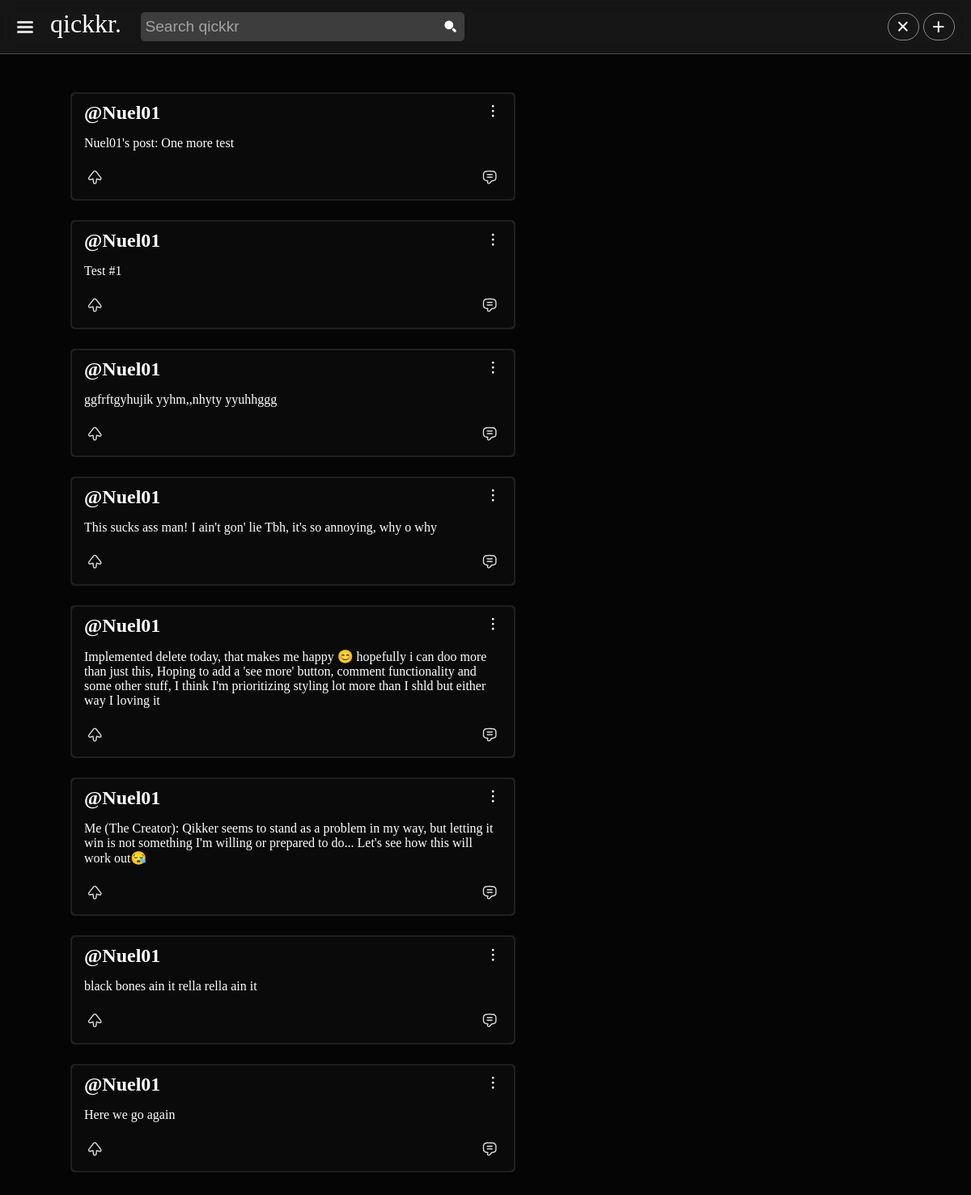
Screenshot of /home/myposts (signed in) with the database file from the repository.
### Polls/models.py (models this page shows, shortened)
class Post(models.Model):
  post_text = models.TextField(max_length=250)
  pub_date = models.DateTimeField(auto_now_add=True)
  user = models.ForeignKey(User, on_delete=models.CASCADE, null=True, blank=True, auto_created=True)
  upVotes = models.IntegerField(default=0)
  downVotes = models.IntegerField(default=0)

### Polls/views.py (the view)
# urls.py: path("home/myposts", MyPosts.as_view(), name="my-posts")
class MyPosts(LoginRequiredMixin, ListView):
    model = Post
    context_object_name = 'posts'
    template_name = 'Polls/myposts.html'
    def get_context_data(self, **kwargs):
        context = super().get_context_data(**kwargs)
        context['posts'] = context['posts'].order_by('-id')
        context['posts'] = context['posts'].filter(user=self.request.user)
        search_input = self.request.GET.get('search-area')
        if search_input:
            context['posts'] = context['posts'].filter(post_text__icontains=search_input)
            return context
        else:
            return context

### Polls/templates/Polls/myposts.html (shortened to what this page needs)
{% extends 'Polls/main.html' %}
{% block content %}
<div class="main alone">
    <div class="feed">
        {% if posts %}
        {% for post in posts %}
        <div class="card">
            <div class="card-main">
                <div class="card-top">
                    {% if post.user == request.user %}
                    <h2>@{{post.user}}</h2>
                    <div class="popup">
                        <svg width="1.4em" height="1.4em" viewBox="0 0 24 24" xmlns="http://www.w3.org/2000/svg"
                        class="w-6 h-6 pointer-events-none">
                            <path
                                d="M12 17a1.5 1.5 0 110 3 1.5 1.5 0 010-3zm0-6.5a1.5 1.5 0 110 3 1.5 1.5 0 010-3zM12 4a1.5 1.5 0 110 3 1.5 1.5 0 010-3z"
                                fill="currentcolor" fill-rule="evenodd"></path>
                        </svg>
                    </div>
                    {% else %}
                    <h2>@{{post.user}}</h2>
                    {% endif %}
                </div>
                <p class="description">
                    {{post.post_text}}
                </p>
                <div class="options">
                    <div class="button">
                            <span class="relative px-2"></span>
                    </div>
                    <div class="comment">
                        <span class="relative px-3"></span>
                    </div>
                </div>
            </div>
        </div>
        {% endfor %}
        {% else %}
        <p>No posts are available.</p>
        {% endif %}
        {% endblock content %}

### Polls/templates/Polls/main.html (style rules this page uses)
* { margin: 0; padding: 0; }
:root { --nav-color: #070707; --nav-border-color: rgb(75, 75, 75); --nav-blur-color: #2525258c; --content-color: #1f1f1f; --card-color: rgb(10, 10, 10); --card-icon-color: rgb(219, 219, 219); --hover-color: #252525; --search-bar-color: rgb(44, 44, 44); }
body { background-color: rgb(5, 5, 5); color: white; background-repeat: no-repeat; display: block; padding: 0; overflow-x: hidden; }
.main { display: flex; align-items: center; justify-content: space-around; width: 65%; transform: translateY(4rem) translateX(10rem); padding: 50px; transition: all .6s ease; }
.main.alone { transform: translateY(4rem) translateX(-5rem); }
.main .feed { background-color: transparent; width: 70%; display: grid; grid-template-columns: 1fr; grid-gap: 1.5rem; }
.main .card { background-color: #1f1f1f; width: 100%; height: fit-content; border-radius: 5px; padding: 2px; transition: all .6s ease; }
.main .card .card-main { background-color: var(--card-color); width: 100%; height: fit-content; padding: 10px 0px; border-radius: 5px; }
.card-main .card-top { display: flex; align-items: center; justify-content: space-between; margin: 0 15px; }
.card-top h2 { display: flex; align-items: center; justify-content: space-between; }
.popup { position: relative; display: inline-block; cursor: pointer; padding: 5px; background: 0; color: white; padding: 0; border-radius: 5px; transition: all .6s ease; }
.card-main p { background-color: transparent; margin: 10px 15px; padding: 5px 0; height: fit-content; }
.main .card .options { display: flex; align-items: center; justify-content: space-between; padding: 5px 0 0 0; margin: 0 15px; }
.options .comment { display: flex; align-items: center; justify-content: center; font-family: Arial, Helvetica, sans-serif; color: var(--card-icon-color); width: 30px; height: 30px; padding: 0; border-radius: 5px; transition: all .6s ease; }
.main .card .button { display: flex; align-items: center; justify-content: space-between; font-size: 1rem; font-family: Arial, Helvetica, sans-serif; background: none; color: var(--card-icon-color); padding: 2px; border-radius: 5px; transition: all .6s ease; }

### rows the page displays
Post: user "Nuel01", post_text "Nuel01's post: One more test"
Post: user "Nuel01", post_text "Test #1"
Post: user "Nuel01", post_text "ggfrftgyhujik yyhm,,nhyty yyuhhggg"
Post: user "Nuel01", post_text "This sucks ass man! I ain't gon' lie Tbh, it's so annoying, why o why"
Post: user "Nuel01", post_text "Implemented delete today, that makes me happy 😊 hopefully i can doo more than just this, Hoping to add a 'see more' button, comment functionality and some other stuff, I think I'm prioritizing styling lot more than I shld but either way I loving it"
Post: user "Nuel01", post_text "Me (The Creator): Qikker seems to stand as a problem in my way, but letting it win is not something I'm willing or prepared to do... Let's see how this will work out😪"
Post: user "Nuel01", post_text "black bones ain it rella rella ain it"
Post: user "Nuel01", post_text "Here we go again"
